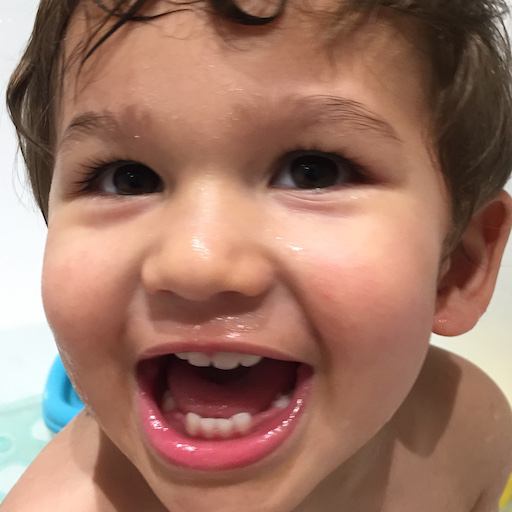
%> input picture EE330 Course Project/test_image2.png, 512 x 512 px
$ octave --eval "result = Compression(imread('test_image2.png'));"   (GNU Octave 9; MATLAB toolbox functions it lacks are replaced by stand-ins)
%> lines starting %> are read from the running program, lines starting %| are printed output that depends on the picture
function image4 = Compression(im1)
f3 = [[1, -2, 1]; [-2, 3, 2]; [1, 2,- 1]];  % using a combination of HPF and LPF along the lines of DWT
image = zeros(512,512);
for i =1:510
    for j =1:510
          image(i,j) = round(1/8*sum(sum(double(im1(i:i+2, j:j+2)).*f3))); % convolving the original image with f3
    end
end
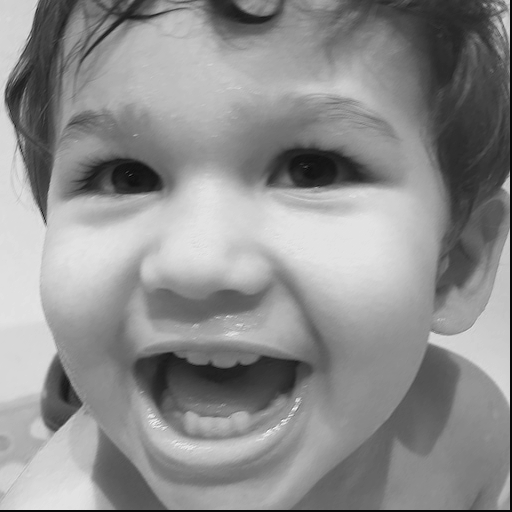
%> image: size 512x512 double; min -7, max 180, mean 97.8; drawn with min black and max white
image3= zeros(256,256);
for i= 1:256
    for j=1:256
        image3(i,j) = image(2*i, 2*j);  %downsampling the convolved image
    end
end
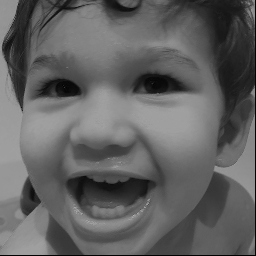
%> image3: size 256x256 double; min 0, max 176, mean 97.8
image4 = zeros(128,128);
for i = 1:128
    for j=1:128
        image4(i,j)=max(0,image3(2*i,2*j));     % further downsampling the convolved image
    end
end
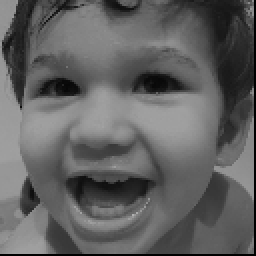
%> image4: size 128x128 double (shown 2 times larger); min 0, max 176, mean 96.9
picture_1 = mat2gray(image4,[0,255]);
figure(2);
imshow(picture_1);
end
